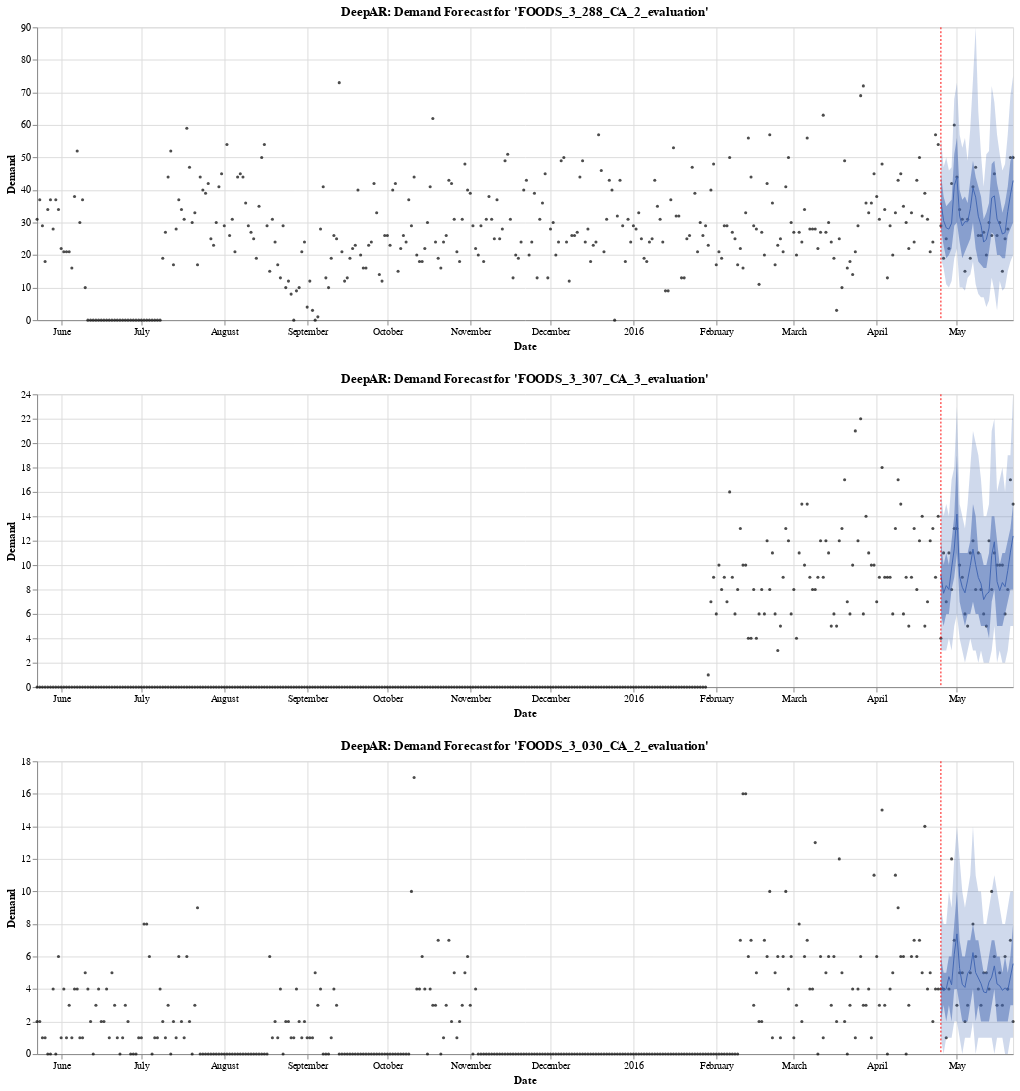

Notebook source saved alongside this figure:
### Code cell
best_perf_indices = eval_metrics["smape"].dropna().sort_values()[:3].index
plots = []

for index in best_perf_indices:
    plot_id = pd.Series(sampled_ids).iloc[index]

    y = target[[plot_id]].reset_index()
    y.columns = ["time", "y"]
    y["time"] = pd.to_datetime(y["time"])

    forecast = pd.DataFrame(
        [forecasts[index].mean]
        + [forecasts[index].quantile(p) for p in [0.05, 0.25, 0.75, 0.95]],
        columns=forecasts[index].index,
    ).T.reset_index()
    forecast.columns = [
        "time",
        "fcst",
        "fcst_lower_05",
        "fcst_lower_25",
        "fcst_upper_75",
        "fcst_upper_95",
    ]

    source = y.merge(forecast, how="left")
    p = plot_forecast(
        source, test_steps, plot_id=plot_id, model_name="DeepAR", start_date="2015-05-23"
    )
    
    plots.append(p)
    
alt.VConcatChart(vconcat=plots)

### Figure 1 — Vega-Lite specification as saved in the notebook (floating-point values rounded to 4 significant figures; data arrays with more than 128 entries replaced by an {"elided": "..."} marker saying what was removed)
{"config": {"view": {"continuousWidth": 400, "continuousHeight": 300}}, "vconcat": [{"layer": [{"mark": {"type": "circle", "color": "#000000", "size": 10.0}, "encoding": {"tooltip": [{"type": "temporal", "field": "time"}, {"type": "quantitative", "field": "y"}], "x": {"type": "temporal", "axis": {"title": "Date"}, "field": "time"}, "y": {"type": "quantitative", "axis": {"title": "Demand"}, "field": "y"}}}, {"mark": {"type": "line", "color": "#4267B2", "size": 1.0}, "encoding": {"x": {"type": "temporal", "field": "time"}, "y": {"type": "quantitative", "field": "fcst"}}}, {"mark": {"type": "area", "color": "#4267B2", "opacity": 0.25}, "encoding": {"x": {"type": "temporal", "field": "time"}, "y": {"type": "quantitative", "field": "fcst_lower_05"}, "y2": {"field": "fcst_upper_95"}}}, {"mark": {"type": "area", "color": "#4267B2", "opacity": 0.5}, "encoding": {"x": {"type": "temporal", "field": "time"}, "y": {"type": "quantitative", "field": "fcst_lower_25"}, "y2": {"field": "fcst_upper_75"}}}, {"data": {"name": "data-302bc33366dfe1498bc0394fc8325ea5"}, "mark": {"type": "rule", "color": "#FF0000", "size": 1.0, "strokeDash": [2, 2]}, "encoding": {"x": {"type": "temporal", "field": "time"}}}], "data": {"name": "data-5a40036f300668b5d02c6bf0cf012be3"}, "height": 300, "title": "DeepAR: Demand Forecast for 'FOODS_3_288_CA_2_evaluation'", "width": 1000}, {"layer": [{"mark": {"type": "circle", "color": "#000000", "size": 10.0}, "encoding": {"tooltip": [{"type": "temporal", "field": "time"}, {"type": "quantitative", "field": "y"}], "x": {"type": "temporal", "axis": {"title": "Date"}, "field": "time"}, "y": {"type": "quantitative", "axis": {"title": "Demand"}, "field": "y"}}}, {"mark": {"type": "line", "color": "#4267B2", "size": 1.0}, "encoding": {"x": {"type": "temporal", "field": "time"}, "y": {"type": "quantitative", "field": "fcst"}}}, {"mark": {"type": "area", "color": "#4267B2", "opacity": 0.25}, "encoding": {"x": {"type": "temporal", "field": "time"}, "y": {"type": "quantitative", "field": "fcst_lower_05"}, "y2": {"field": "fcst_upper_95"}}}, {"mark": {"type": "area", "color": "#4267B2", "opacity": 0.5}, "encoding": {"x": {"type": "temporal", "field": "time"}, "y": {"type": "quantitative", "field": "fcst_lower_25"}, "y2": {"field": "fcst_upper_75"}}}, {"data": {"name": "data-302bc33366dfe1498bc0394fc8325ea5"}, "mark": {"type": "rule", "color": "#FF0000", "size": 1.0, "strokeDash": [2, 2]}, "encoding": {"x": {"type": "temporal", "field": "time"}}}], "data": {"name": "data-7c87e8bcb33b57c7cf7cf34941e846ce"}, "height": 300, "title": "DeepAR: Demand Forecast for 'FOODS_3_307_CA_3_evaluation'", "width": 1000}, {"layer": [{"mark": {"type": "circle", "color": "#000000", "size": 10.0}, "encoding": {"tooltip": [{"type": "temporal", "field": "time"}, {"type": "quantitative", "field": "y"}], "x": {"type": "temporal", "axis": {"title": "Date"}, "field": "time"}, "y": {"type": "quantitative", "axis": {"title": "Demand"}, "field": "y"}}}, {"mark": {"type": "line", "color": "#4267B2", "size": 1.0}, "encoding": {"x": {"type": "temporal", "field": "time"}, "y": {"type": "quantitative", "field": "fcst"}}}, {"mark": {"type": "area", "color": "#4267B2", "opacity": 0.25}, "encoding": {"x": {"type": "temporal", "field": "time"}, "y": {"type": "quantitative", "field": "fcst_lower_05"}, "y2": {"field": "fcst_upper_95"}}}, {"mark": {"type": "area", "color": "#4267B2", "opacity": 0.5}, "encoding": {"x": {"type": "temporal", "field": "time"}, "y": {"type": "quantitative", "field": "fcst_lower_25"}, "y2": {"field": "fcst_upper_75"}}}, {"data": {"name": "data-302bc33366dfe1498bc0394fc8325ea5"}, "mark": {"type": "rule", "color": "#FF0000", "size": 1.0, "strokeDash": [2, 2]}, "encoding": {"x": {"type": "temporal", "field": "time"}}}], "data": {"name": "data-2144b578556724fbdd90cf23e67a6d3f"}, "height": 300, "title": "DeepAR: Demand Forecast for 'FOODS_3_030_CA_2_evaluation'", "width": 1000}], "$schema": "https://vega.github.io/schema/vega-lite/v4.8.1.json", "datasets": {"data-5a40036f300668b5d02c6bf0cf012be3": {"elided": "366 records"}, "data-302bc33366dfe1498bc0394fc8325ea5": [{"time": "2016-04-25T00:00:00"}], "data-7c87e8bcb33b57c7cf7cf34941e846ce": {"elided": "366 records"}, "data-2144b578556724fbdd90cf23e67a6d3f": {"elided": "366 records"}}}
